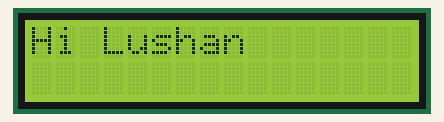
A sketch run on a simulated Arduino Uno, built with avr-gcc and run on an emulated ATmega328P. Parts: 16×2 character LCD.

Above: at 0.1 s.
At 3.27 s:
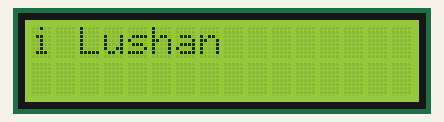
At 4.88 s:
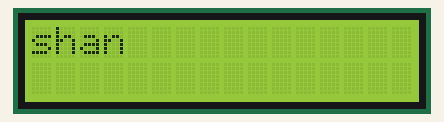
At 6.3 s:
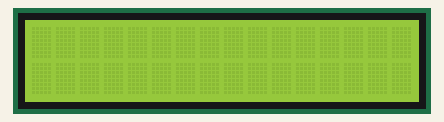
At 9.69 s:
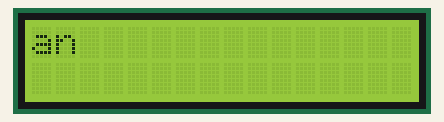
At 13.3 s:
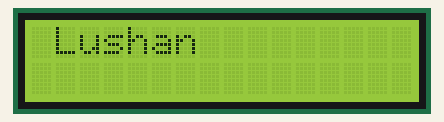

The sketch:

display_mensajito.ino
```cpp
#include <LiquidCrystal_I2C.h>
#include <Wire.h>

LiquidCrystal_I2C lcd(0x27,16,2);

void setup(){
  lcd.init();
  lcd.backlight();
  lcd.clear();
  lcd.setCursor(0,0);
  lcd.print("Hi Lushan");
  delay(3000);
}

void loop(){
  for (int c=0; c<12;c++){
    lcd.scrollDisplayLeft();
    delay(400);
  }
  for (int c=0; c<12; c++){
    lcd.scrollDisplayRight();
    delay(400);
  }
}
```

Measured:
- by itself, everything shown: repeats every 9.6 s, in 18 steps
- what the display in image 1 shows lasts 0.4 s, from 3.1 s to 3.5 s
- what the display in image 3 shows lasts 2.8 s, from 6.3 s to 9.1 s
